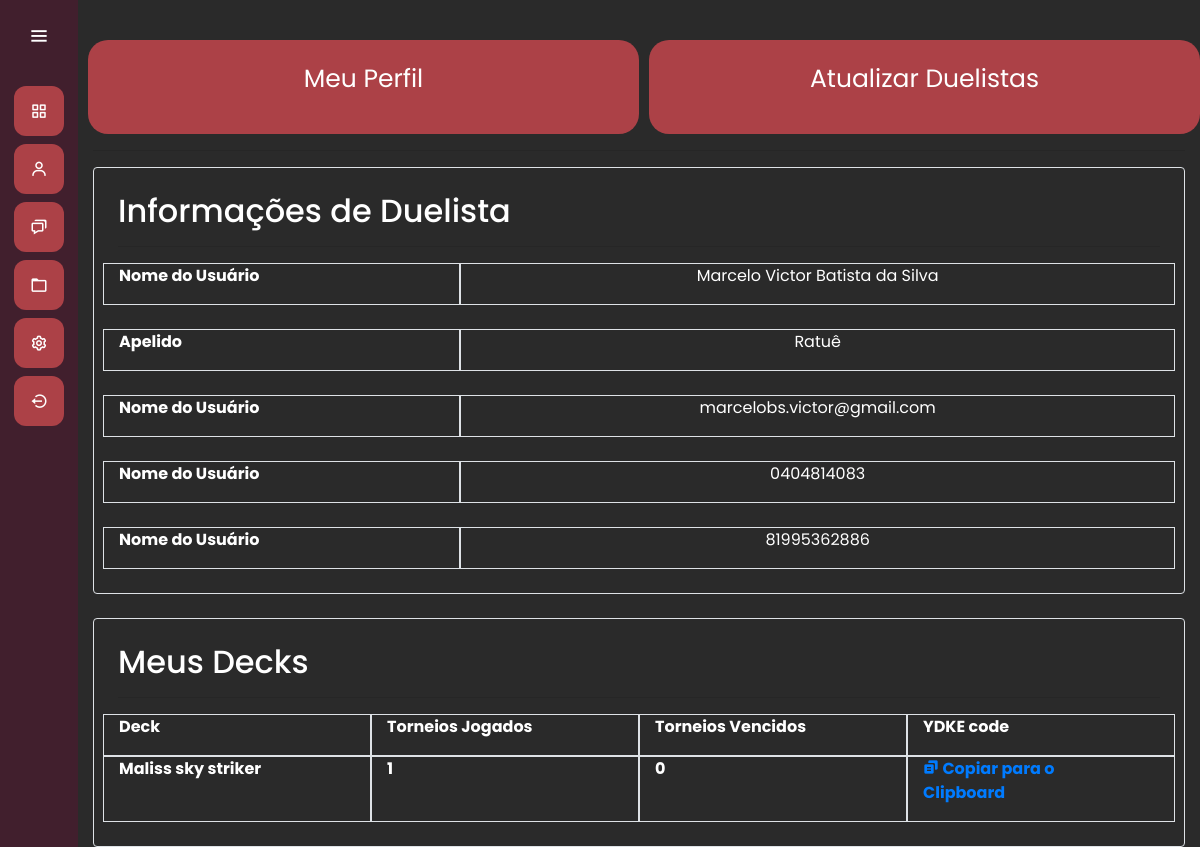
The app's page /usuarios/meu_perfil/ (signed in), older data.
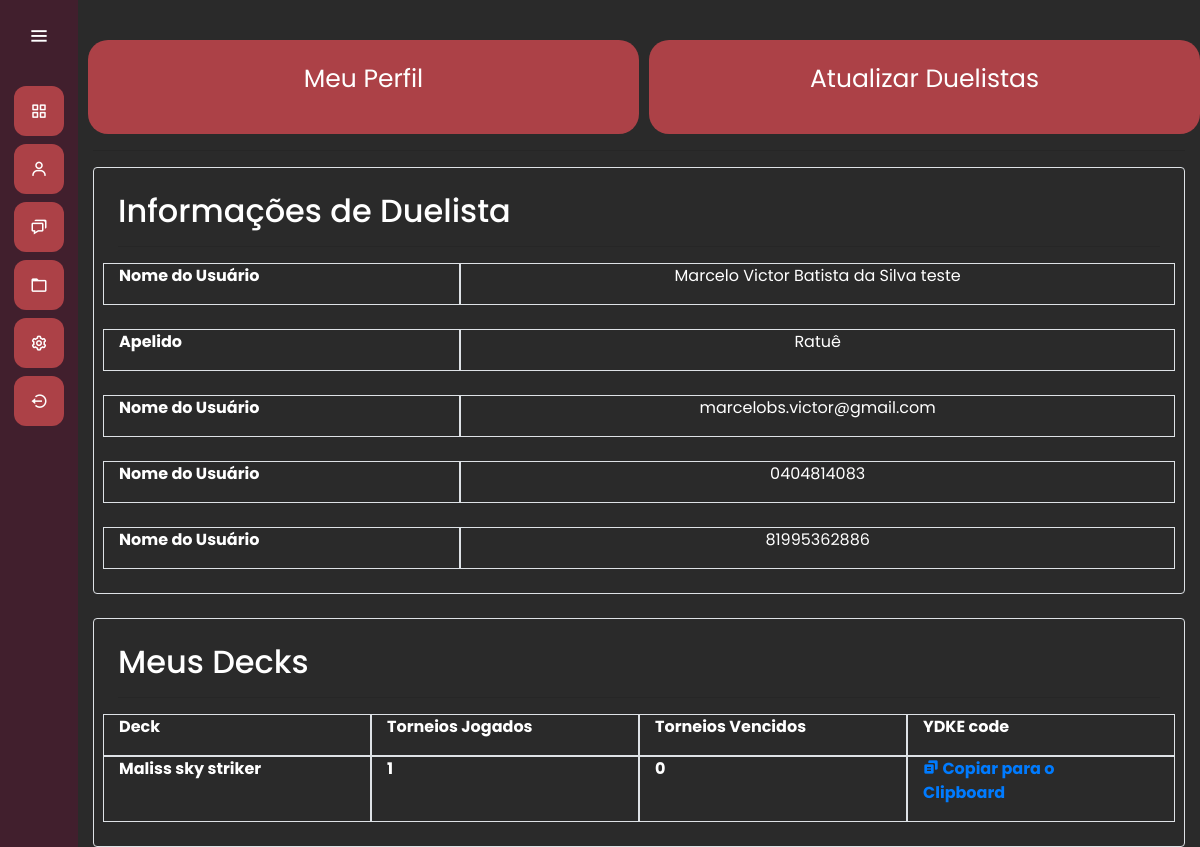
The same page, newer data.
### duelists/models.py (models this page shows, shortened)
class Duelist(models.Model):
    name = models.CharField(max_length=50)
    nickname = models.CharField(max_length=50, default="No Nickname")
    email = models.CharField(max_length=50)
    cossyId = models.CharField(max_length=12)
    victories = models.IntegerField(default=0)
    defeates = models.IntegerField(default=0)
    contact_number = models.CharField(max_length=15)
    points = models.IntegerField(default=0)

### usuarios/views.py (the view)
# urls.py: path('meu_perfil/', views.meu_perfil, name = 'meu_perfil'),
def meu_perfil(request):
    if request.user.is_authenticated:
        user = request.user
        email = user.email
        duelist = Duelist.objects.filter(email=email)
        if duelist.exists():
            decks =  Deck.objects.filter(owner=duelist[0])
            decks_Json = json.loads(serializers.serialize("json", decks))
            decks_Json = [{'id':deck['pk'], 'fields':deck['fields']} for deck in decks_Json]
            duelist = duelist.first()
            return render(request, 'meu_perfil.html', {'duelist': duelist, 'decks': decks_Json,})
        else:
            duelist = Duelist(name= "",  email=email)
            duelist.save()
            return render(request, 'meu_perfil.html' , {'duelist': duelist, 'decks': []})

### usuarios/templates/meu_perfil.html (shortened to what the changed rows need)
{% extends "base.html" %}
{% load static %}
{% block 'head' %}
<link rel="stylesheet" href="{% static 'duelists/css/duelists.css' %}">
{% endblock %}
{% block 'dashboard' %}
<div class="container">
   <div id="show-duelist" style= "border-width:5px" class="show-duelist border  rounded  p-4">
   {% if not duelist == None %}
      <h2> Informações de Duelista</h2>
      <hr>
      <div class="row">
         <div class="col-4 border" style="border-width: 5px;">
            <p style="font-weight: bold; margin-right: 20px; vertical-align: middle;">Nome do Usuário</p>
         </div>
         <div class="col-8 border" style="border-width: 5px;">
            <p style="text-align: center; vertical-align: middle;">{{ duelist.name }}</p>
         </div>
      </div>
      <br>
      <div class="row">
         <div class="col-4 border" style="border-width: 5px;">
            <p style="font-weight: bold; margin-right: 20px; vertical-align: middle;">Apelido</p>
         </div>
         <div class="col-8 border" style="border-width: 5px;">
            <p style="text-align: center; vertical-align: middle;">{{ duelist.nickname }}</p>
         </div>
      </div>
      <br>
      <div class="row">
         <div class="col-4 border" style="border-width: 5px;">
            <p style="font-weight: bold; margin-right: 20px; vertical-align: middle;">Nome do Usuário</p>
         </div>
         <br>
         <div class="col-8 border" style="border-width: 5px;">
            <p style="text-align: center; vertical-align: middle;">{{ duelist.email }}</p>
         </div>
      </div>
      <br>
      <div class="row">
         <div class="col-4 border" style="border-width: 5px;">
            <p style="font-weight: bold; margin-right: 20px; vertical-align: middle;">Nome do Usuário</p>
         </div>
         <div class="col-8 border" style="border-width: 5px;">
            <p style="text-align: center; vertical-align: middle;">{{ duelist.cossyId }}</p>
         </div>
      </div>
      <br>
      <div class="row">
         <div class="col-4 border" style="border-width: 5px;">
            <p style="font-weight: bold; margin-right: 20px; vertical-align: middle;">Nome do Usuário</p>
         </div>
         <div class="col-8 border" style="border-width: 5px;">
            <p style="text-align: center; vertical-align: middle;">{{ duelist.contact_number }}</p>
         </div>
      </div>
    {% endif %}
    </div>
   <br>
   <div id="show-deck" style= "border-width:5px" class="show-duelist border  rounded  p-4">
    {% if not duelist == None%}
      <h2> Meus Decks</h2>
   {%endif%}
    </div>
</div>
{% endblock %}

Row changes from the older to the newer data that the page shows:
changed Duelist "Ratuê": name "Marcelo Victor Batista da Silva" → "Marcelo Victor Batista da Silva teste"
